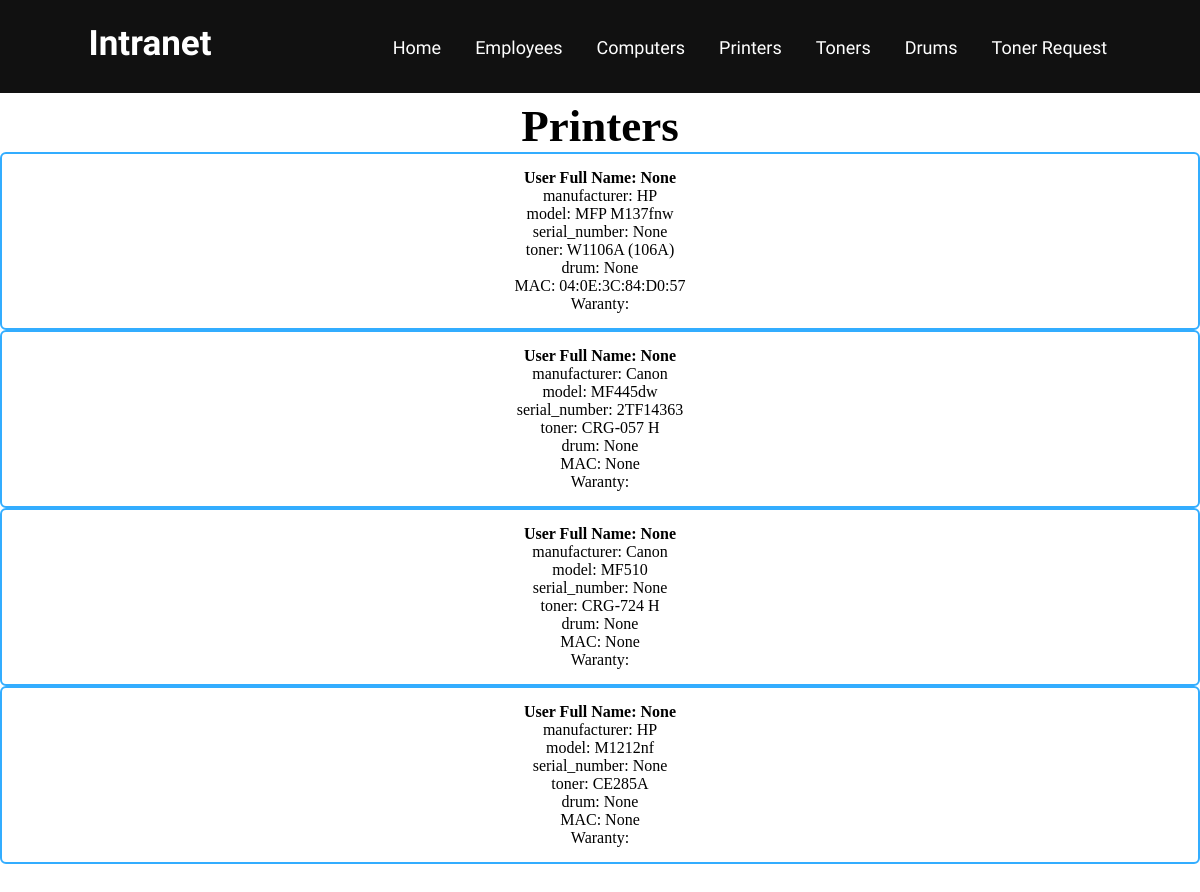
/printers/, run on an earlier commit of the app's database.
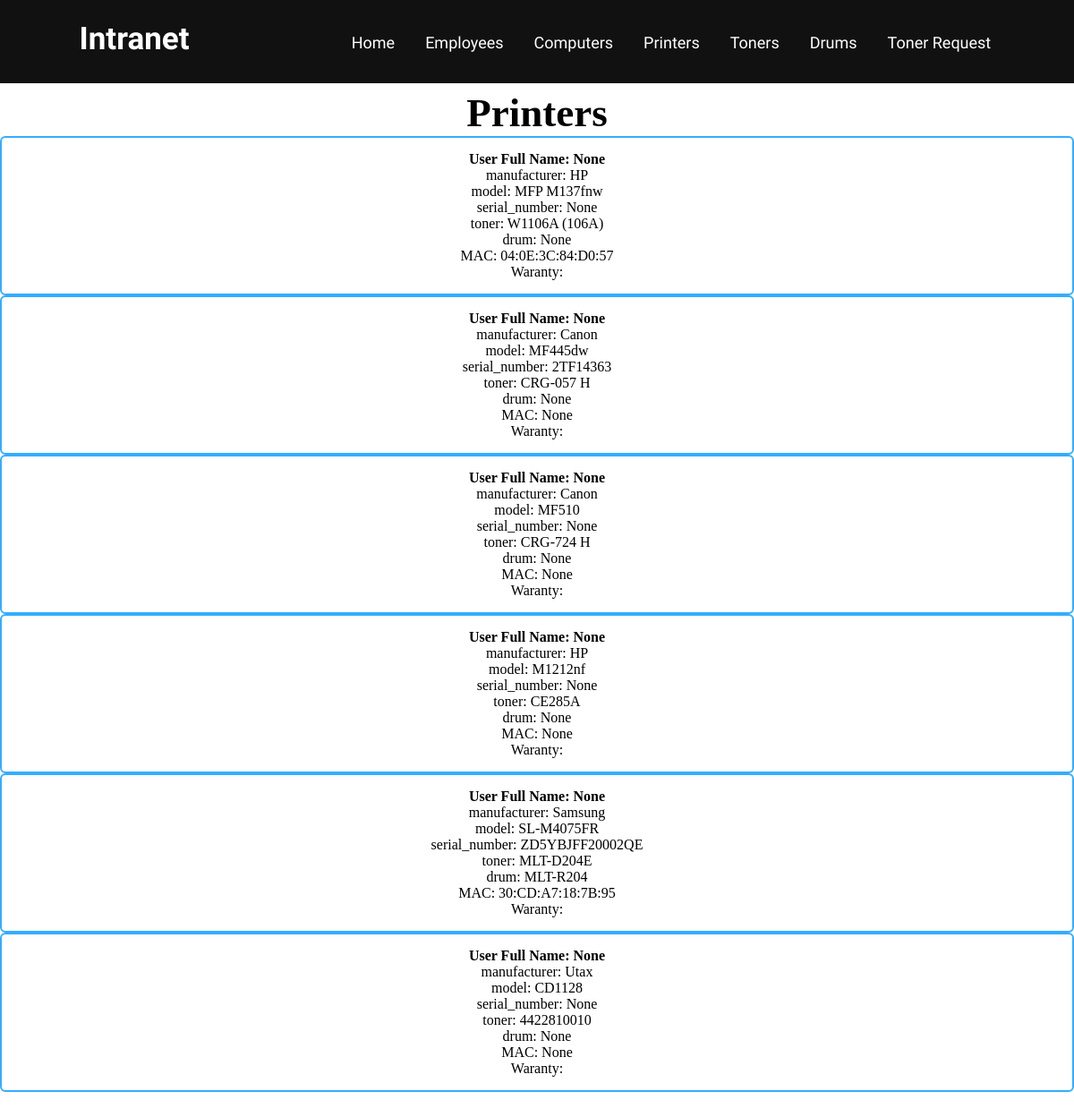
And on a later commit of the database.
### app/models.py (models this page shows, shortened)
class Printer(models.Model):
    user = models.ForeignKey(Employee, on_delete=models.SET_DEFAULT, default=None, blank=True, null=True)
    manufacturer = models.CharField(max_length=32)
    model = models.CharField(max_length=32)
    serial_number = models.CharField(max_length=32, unique=True, blank=True, null=True)
    toner = models.ForeignKey(Toner, on_delete=models.SET_DEFAULT, default=None, blank=True, null=True)
    drum = models.ForeignKey(Drum, on_delete=models.SET_DEFAULT, default=None, blank=True, null=True)
    mac_address = models.CharField(max_length=20, blank=True, null=True)
    document = models.FileField(upload_to='uploads/%Y%m%d/', blank=True, null=True)

class Toner(models.Model):
    manufacturer = models.CharField(max_length=32)
    model = models.CharField(max_length=32)
    quantity = models.IntegerField()
    recomended_quantity = models.IntegerField()
    document = models.FileField(upload_to='uploads/%Y%m%d/', blank=True, null=True)
    def __str__(self):
        return f'{self.model}'

class Drum(models.Model):
    manufacturer = models.CharField(max_length=32)
    model = models.CharField(max_length=32)
    quantity = models.IntegerField()
    recomended_quantity = models.IntegerField()
    document = models.FileField(upload_to='uploads/%Y%m%d/', blank=True, null=True)
    def __str__(self):
        return f'{self.model}'

### app/views.py (the view)
# urls.py: path('printers/', printers, name='printers'),
def printers(request):
    printers = Printer.objects.all()
    context = {
        'printers': printers,
    }
    return render(request, 'printers.html', context)

### templates/printers.html
{% extends "index.html" %}
{% load static %}
{% block content %}
<h1 class="title">Printers</h1>
<section class="printers">
    {% for printer in printers %}
        <article>
            <h4>User Full Name: {{ printer.user }}</h4>
            <p>manufacturer: {{ printer.manufacturer }}</p>
            <p>model: {{ printer.model }}</p>
            <p>serial_number: {{ printer.serial_number }}</p>
            <p>toner: {{ printer.toner }}</p>
            <p>drum: {{ printer.drum }}</p>
            <p>MAC: {{ printer.mac_address }}</p>
            <p>Waranty: {{ printer.document }}</p>
        </article>
    {% endfor %}
</section>
{% endblock content %}

What changed in the data, as far as the page shows it:
added Printer: user "None", manufacturer "Samsung", model "SL-M4075FR", serial_number "ZD5YBJFF20002QE", toner "MLT-D204E", drum "MLT-R204", mac_address "30:CD:A7:18:7B:95"
added Printer: user "None", manufacturer "Utax", model "CD1128", serial_number "None", toner "4422810010", drum "None", mac_address "None"
